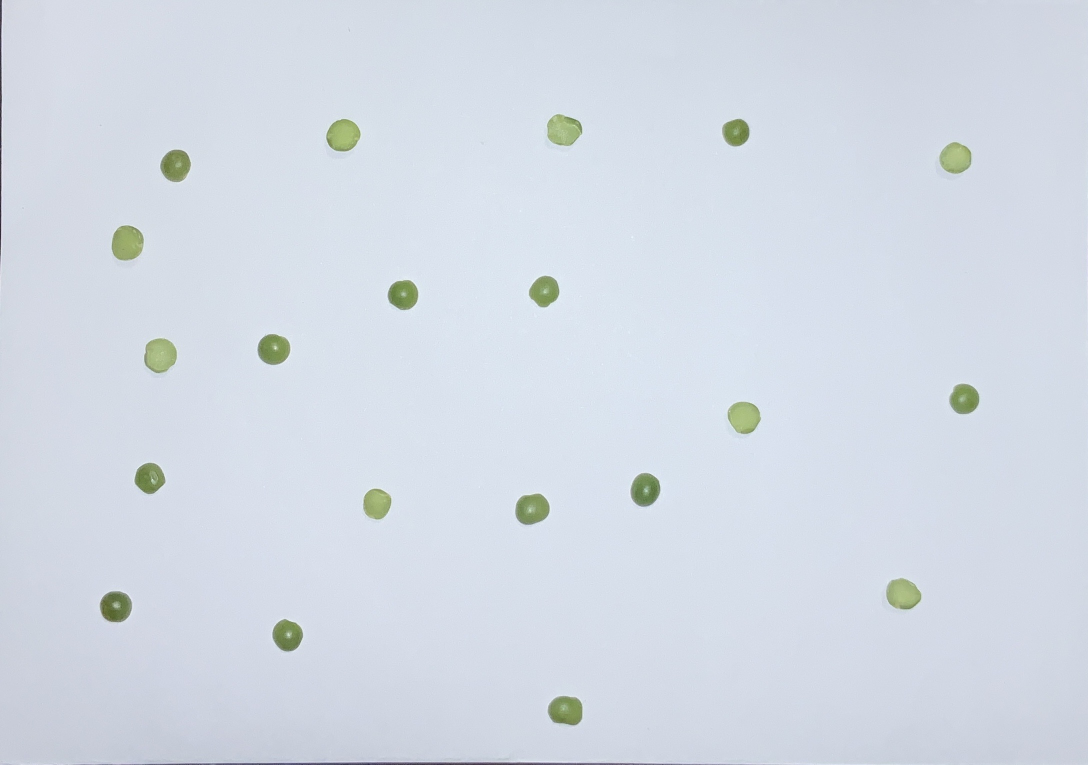
%> input picture data/data_alverjita_verde_partida/IMG_5678.jpeg, 2176 x 1529 px (shown at 1/2 size)
$ octave main_get_one_data_lenteja.m   (GNU Octave 9; MATLAB toolbox functions it lacks are replaced by stand-ins)
%> lines starting %> are read from the running program, lines starting %| are printed output that depends on the picture; in (x1, y1, x2, y2) boxes, pixels count from 0 and x2, y2 are one past the last pixel; in counts of white or black regions, pixels touching at a corner belong together; the program's own positions count from 1
### functions/procesamiento/procesamiento_img.m
function [datos, x, x_grises, x_bin, mascara_final, etiquetas_filtradas] = procesamiento_img(file_input, area_min, area_max, clase, circ_min, umbral)
%> called with file_input = 'data_alverita_verde_partida/IMG_5678.jpeg', area_min = 100, area_max = 8000, clase = 'lenteja'

    if ~exist('circ_min', 'var') || isempty(circ_min)
        circ_min = 0.0;
    end

    usar_umbral_manual = exist('umbral', 'var') && ~isempty(umbral) && isnumeric(umbral);

    % Leer imagen
    if ischar(file_input) || isstring(file_input)
        x = imread(file_input);
%> x is the input picture: size 1529x2176x3 uint8; mean R, G, B 211.2, 218.5, 228.6
    else
        x = file_input;
    end

    % Calcular factores de escala basados en tamaño A5 (horizontal: 21 x 14.8 cm)
    [alto_img, ancho_img, ~] = size(x);
    cm_ancho = 21.0;
    cm_alto  = 14.8;
    factor_px_a_cm_X = cm_ancho / ancho_img;
    factor_px_a_cm_Y = cm_alto  / alto_img;
    factor_area_cm2_por_px2 = factor_px_a_cm_X * factor_px_a_cm_Y;

    fprintf('[INFO] Factores de escala: %.4f cm/px (X), %.4f cm/px (Y)\n', ...
            factor_px_a_cm_X, factor_px_a_cm_Y);
%| [INFO] Factores de escala: 0.0097 cm/px (X), 0.0097 cm/px (Y)

    % Escala de grises
    x_grises = rgb2gray(x);

    % Binarización
    if usar_umbral_manual
        fprintf('[INFO] Umbral manual usado: %.3f\n', umbral);
        x_bin = imbinarize(x_grises, umbral);
    else
        umbral_auto = graythresh(x_grises);
%> umbral_auto = 0.706
        %fprintf('[INFO] Umbral automático usado (graythresh): %.3f\n', umbral_auto);
        x_bin = imbinarize(x_grises, umbral_auto);
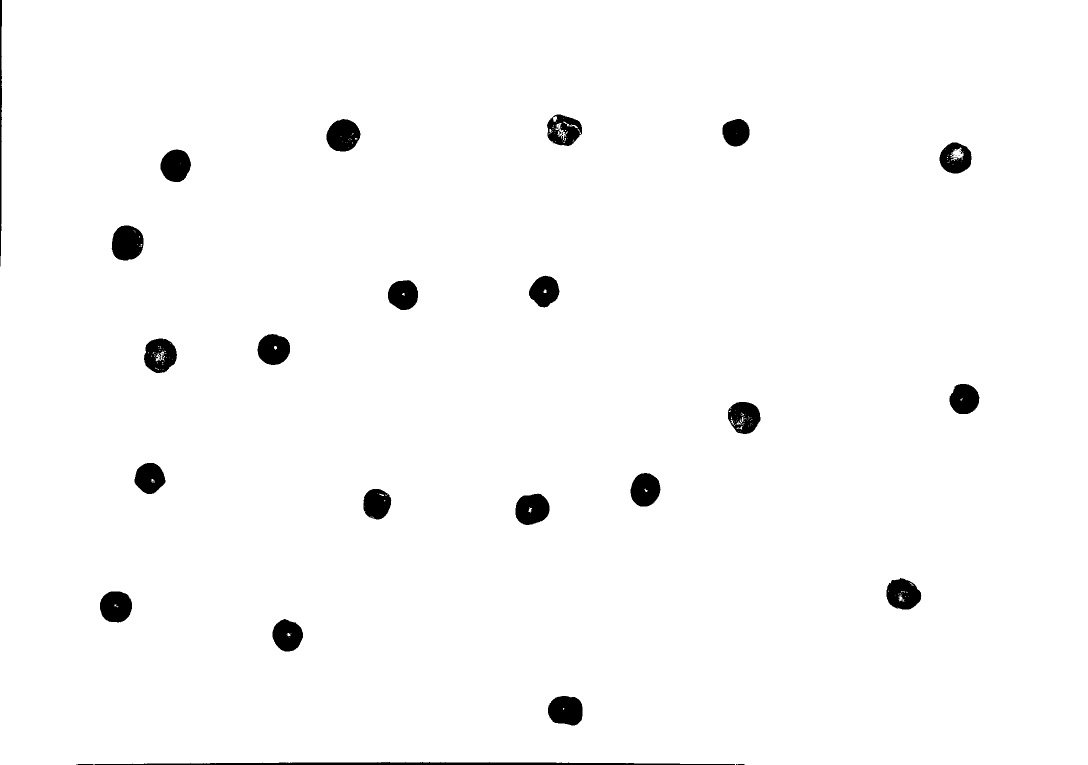
%> x_bin: size 1529x2176 logical (shown at 1/2 size); 98% white; 40 black regions (17 under 20 px), largest, box (x1, y1, x2, y2) and area: (189, 1524, 1470, 1529) 3777, (223, 451, 287, 521) 3567, (653, 238, 721, 303) 3341
        %x_bin = imbinarize(x_grises, 'adaptive', 'ForegroundPolarity', 'dark', 'Sensitivity', 0.5);
    end

    % Invertir y eliminar ruido pequeño
    x_bin = ~x_bin;
    x_bin = bwareaopen(x_bin, 100);

    % Filtrado por área
    etiquetas = bwlabel(x_bin, 8);
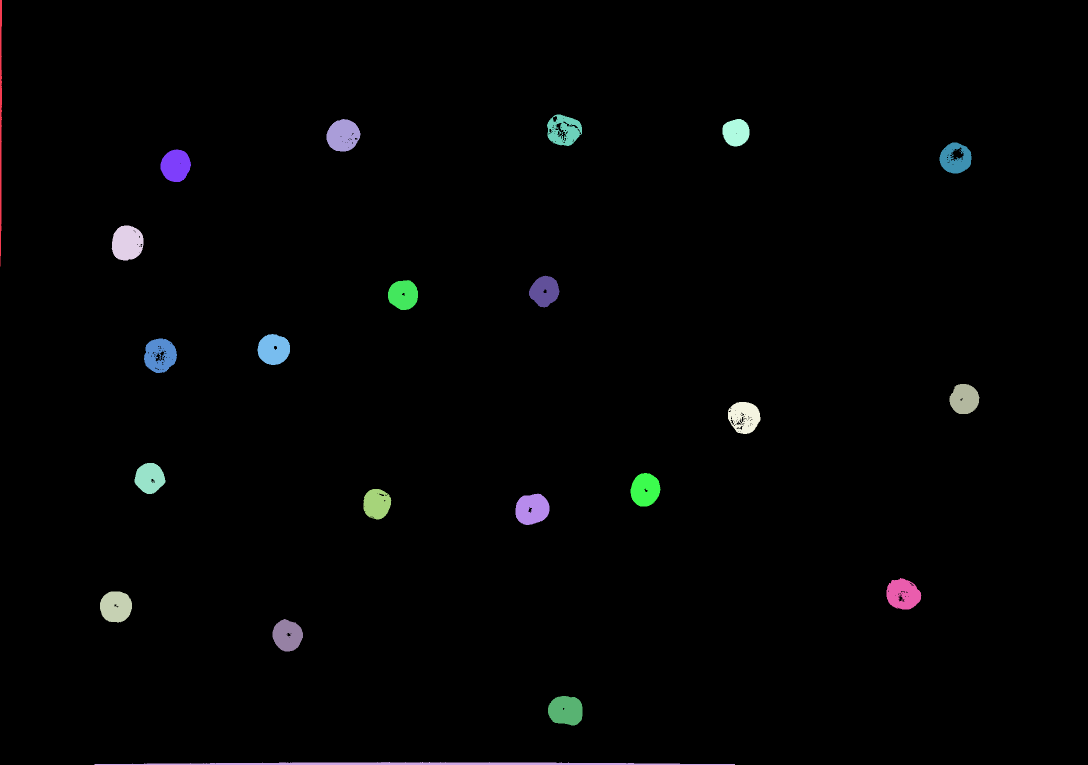
%> etiquetas: size 1529x2176 double (shown at 1/2 size); 23 distinct labels, from 0 to 22; one colour per label, 0 black
    stats = regionprops(etiquetas, 'Area');
%> stats = 22 regions; largest, Area: 3777, 3567, 3341, 3337, 3328
    todas_areas = [stats.Area];
%> todas_areas = 22 values, max 3777 at index 2, min 1629 at index 1, mean 2978.5

    fprintf('\n[INFO] Áreas detectadas: %s\n', num2str(todas_areas));
%| [INFO] Áreas detectadas: 1629  3777  3204  3567  2810  3271  3045  3123  2935  3341  2631  2818  3328  2737  2867  3337  3092  2349  3001  3193  2675  2797
    indices_validos = find(todas_areas > area_min / factor_area_cm2_por_px2 & ...
                           todas_areas < area_max / factor_area_cm2_por_px2);
%> indices_validos = []
    fprintf('[INFO] Regiones válidas por área: %d de %d\n', numel(indices_validos), numel(todas_areas));
%| [INFO] Regiones válidas por área: 0 de 22

    mascara_area = ismember(etiquetas, indices_validos);
%> mascara_area: size 1529x2176 logical; every value is 0
    etiquetas_area = bwlabel(mascara_area, 8);
%> etiquetas_area: size 1529x2176 double; every value is 0

    % Propiedades geométricas
    stats_filtradas = regionprops(etiquetas_area, 'Area', 'Perimeter', ...
        'Eccentricity', 'Orientation', 'MajorAxisLength', 'MinorAxisLength', ...
        'Centroid', 'BoundingBox');
%> stats_filtradas = 0 regions

    R = x(:,:,1); G = x(:,:,2); B = x(:,:,3);
%> after `R = x(:,:,1)`:
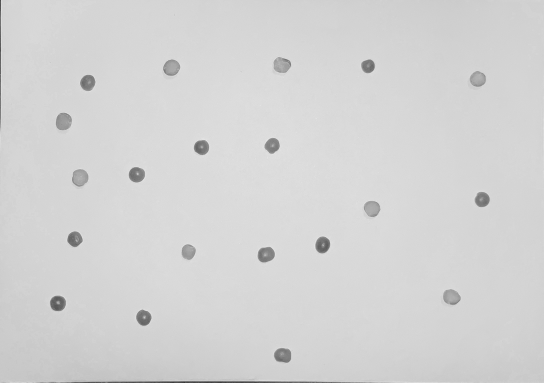
%> R: size 1529x2176 uint8 (shown at 1/4 size); min 23, max 245, mean 211.2
%> after `B = x(:,:,3)`:
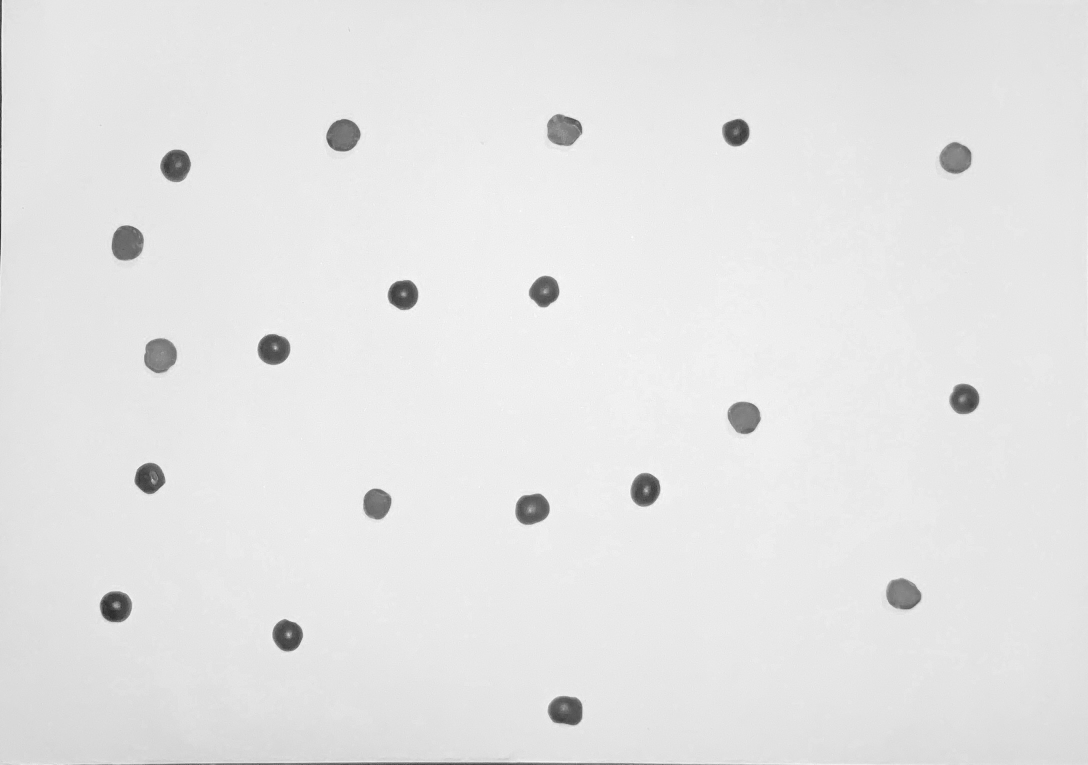
%> B: size 1529x2176 uint8 (shown at 1/2 size); min 27, max 255, mean 228.6
    N = length(stats_filtradas);
%> N = 0
    idx = 0;

    tieneClase = exist('clase', 'var') && ~isempty(clase);

    temp = repmat(struct( ...
        'Area', [], 'Perimeter', [], 'Eccentricity', [], 'Orientation', [], ...
        'MajorAxisLength', [], 'MinorAxisLength', [], 'CentroidX', [], 'CentroidY', [], ...
        'MeanR', [], 'MeanG', [], 'MeanB', [], 'StdR', [], 'StdG', [], 'StdB', [], ...
        'RelacionAspecto', [], 'Circularidad', [], 'Compacidad', [], 'Etiqueta', [], ...
        'BoundingBox', [], ...
        'Area_Scale', [], 'Perimeter_Scale', [], ...
        'MajorAxisLength_Scale', [], 'MinorAxisLength_Scale', [], ...
        'CentroidX_Scale', [], 'CentroidY_Scale', [], ...
        'Circularidad_Scale', [], 'Compacidad_Scale', [], ...
        'BoundingBox_Scale', []), N, 1);
%> temp = 0 regions

    if tieneClase
        [temp.Clase] = deal(clase);
    end

    fprintf('[INFO] === Análisis de regiones ===\n');
    for i = 1:N
        s = stats_filtradas(i);
        obj_mask = etiquetas_area == i;
        circ = 4 * pi * s.Area / (s.Perimeter^2 + eps);

        fprintf('  → Objeto %d: Area=%.1f | Perim=%.1f | Circ=%.3f\n', ...
                i, s.Area, s.Perimeter, circ);

        if circ < circ_min
            fprintf('⚠️  Se descarta por circularidad < %.2f\n', circ_min);
            continue;
        end

        idx = idx + 1;
        temp(idx).Area = s.Area;
        temp(idx).Perimeter = s.Perimeter;
        temp(idx).Eccentricity = s.Eccentricity;
        temp(idx).Orientation = s.Orientation;
        temp(idx).MajorAxisLength = s.MajorAxisLength;
        temp(idx).MinorAxisLength = s.MinorAxisLength;
        temp(idx).CentroidX = s.Centroid(1);
        temp(idx).CentroidY = s.Centroid(2);
        temp(idx).RelacionAspecto = s.MajorAxisLength / s.MinorAxisLength;
        temp(idx).Circularidad = circ;
        temp(idx).Compacidad = (s.Perimeter^2) / (s.Area + eps);
        temp(idx).Etiqueta = i;
        temp(idx).BoundingBox = s.BoundingBox;

        % Color
        r_vals = double(R(obj_mask)); g_vals = double(G(obj_mask)); b_vals = double(B(obj_mask));
        temp(idx).MeanR = mean(r_vals);  temp(idx).StdR = std(r_vals);
        temp(idx).MeanG = mean(g_vals);  temp(idx).StdG = std(g_vals);
        temp(idx).MeanB = mean(b_vals);  temp(idx).StdB = std(b_vals);

        % Escalado con factores separados
        temp(idx).Area_Scale = s.Area * factor_area_cm2_por_px2;
        temp(idx).Perimeter_Scale = s.Perimeter * mean([factor_px_a_cm_X, factor_px_a_cm_Y]);
        temp(idx).MajorAxisLength_Scale = s.MajorAxisLength * factor_px_a_cm_X;
        temp(idx).MinorAxisLength_Scale = s.MinorAxisLength * factor_px_a_cm_Y;
        temp(idx).CentroidX_Scale = s.Centroid(1) * factor_px_a_cm_X;
        temp(idx).CentroidY_Scale = s.Centroid(2) * factor_px_a_cm_Y;
        temp(idx).Circularidad_Scale = 4 * pi * temp(idx).Area_Scale / (temp(idx).Perimeter_Scale^2 + eps);
        temp(idx).Compacidad_Scale = (temp(idx).Perimeter_Scale^2) / (temp(idx).Area_Scale + eps);
        temp(idx).BoundingBox_Scale = s.BoundingBox .* [factor_px_a_cm_X, factor_px_a_cm_Y, ...
                                                        factor_px_a_cm_X, factor_px_a_cm_Y];
    end
%> this loop made 0 passes
%> after the loop, idx = 0

    fprintf('[INFO] Total objetos aceptados: %d\n', idx);
%| [INFO] Total objetos aceptados: 0

    if idx > 0
        datos = struct2table(temp(1:idx));
        etiquetas_validas = [temp(1:idx).Etiqueta];
        mascara_final = ismember(etiquetas_area, etiquetas_validas);
    else
        datos = table();
        mascara_final = false(size(x_bin));
    end

    etiquetas_filtradas = bwlabel(mascara_final, 8);
end

### functions/utils/save_datacsv.m
function save_datacsv(tabla, output_path)
    % Verifica que la entrada sea una tabla
    if ~istable(tabla)
        error('La primera entrada debe ser una tabla.');
    end

    % Verifica que la ruta sea un string o char
    if ~(ischar(output_path) || isstring(output_path))
        error('La segunda entrada debe ser una ruta de archivo válida (string o char).');
    end

    % Asegurar que la extensión sea .csv
    [~, ~, ext] = fileparts(output_path);
    if isempty(ext)
        output_path = output_path + ".csv";
    elseif ~strcmp(ext, '.csv')
        warning('La extensión será cambiada a ".csv".');
        output_path = replace(output_path, ext, '.csv');
    end

    % Guardar la tabla
    writetable(tabla, output_path);
    disp(['Archivo CSV guardado en: ', output_path]);
end

### data/main_get_one_data_lenteja.m
clc, clear, close all;
addpath("../functions/procesamiento")
addpath("../functions/utils")
% Ruta de imagen de prueba
ruta = 'data_alverita_verde_partida/IMG_5678.jpeg';

% Procesar imagen
[datos, x, xg, xb, masc, etiquetas] = procesamiento_img(ruta, 100, 8000, 'lenteja');
%> datos = empty struct


% Mostrar tabla de propiedades
disp(datos);

% === Mostrar imágenes procesadas en una sola figura ===
figure('Name', 'Pasos de procesamiento');
subplot(1,3,1); imshow(xg); title('Escala de grises');
subplot(1,3,2); imshow(xb); title('Binarizada');
subplot(1,3,3); imshow(masc); title('Máscara final');

% === Mostrar anotaciones sobre la imagen original ===
figure('Name', 'Anotaciones en imagen original');
imshow(x);
hold on;

for i = 1:height(datos)
    cx = datos.CentroidX(i);
    cy = datos.CentroidY(i);
    texto = sprintf('R:%.0f G:%.0f B:%.0f - A:%.0f', ...
        datos.MeanR(i), datos.MeanG(i), datos.MeanB(i), datos.Area(i));
    plot(cx, cy, 'r*');
    text(cx+10, cy, texto, 'Color', 'black', 'FontSize', 8);
end
save_datacsv(datos, 'data_alverjita.csv');  % Guarda en la carpeta "resultados"
%> the run ends on the next line

$ run again, with data/data_alverjita_verde_partida/IMG_5669.jpeg copied over data/data_alverjita_verde_partida/IMG_5678.jpeg
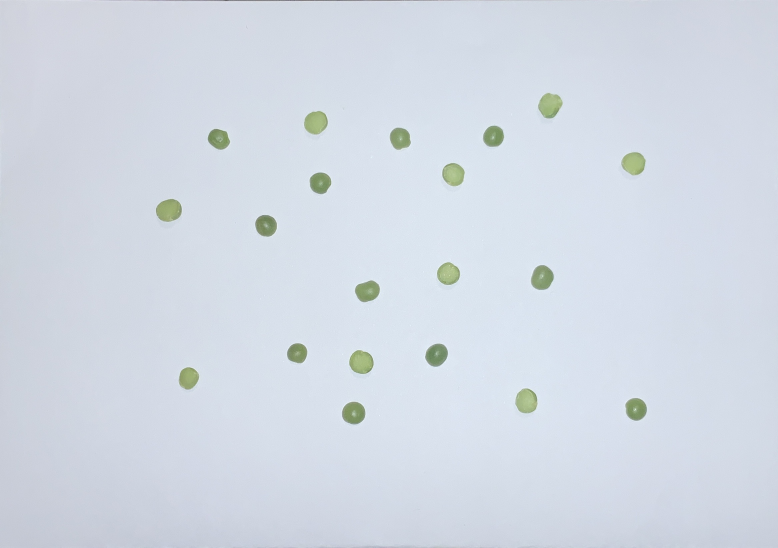
%> input picture data/data_alverjita_verde_partida/IMG_5669.jpeg, 2333 x 1643 px (shown at 1/3 size)
%> in procesamiento_img, x is the input picture: size 1643x2333x3 uint8; mean R, G, B 210.9, 218.2, 228.3
%| [INFO] Factores de escala: 0.0090 cm/px (X), 0.0090 cm/px (Y)
%> umbral_auto = 0.725
%> in procesamiento_img, `etiquetas = bwlabel(x_bin, 8);`:
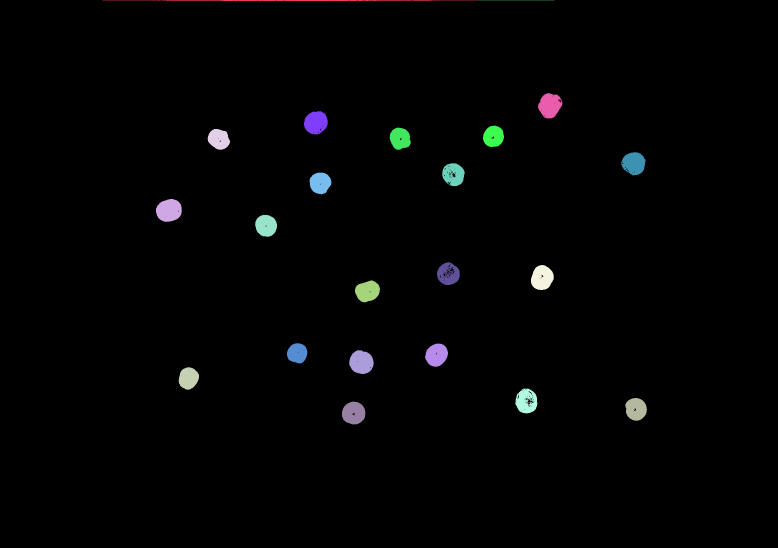
%> etiquetas: size 1643x2333 double (shown at 1/3 size); 23 distinct labels, from 0 to 22; one colour per label, 0 black
%> stats = 22 regions; largest, Area: 4159, 4029, 3946, 3876, 3838
%> todas_areas = 22 values, max 4159 at index 2, min 229 at index 16, mean 3306.5
%| [INFO] Áreas detectadas: 2343  4159  3095  3100  3361  2874  3838  3263  3759  4029  3635  3197  3584  3225  3390   229  3135  3551  3876  3946  3740  3415
%> indices_validos = []
%| [INFO] Regiones válidas por área: 0 de 22
%> mascara_area: size 1643x2333 logical; every value is 0
%> etiquetas_area: size 1643x2333 double; every value is 0
%> stats_filtradas = 0 regions
%> in procesamiento_img, `B = x(:,:,3)`:
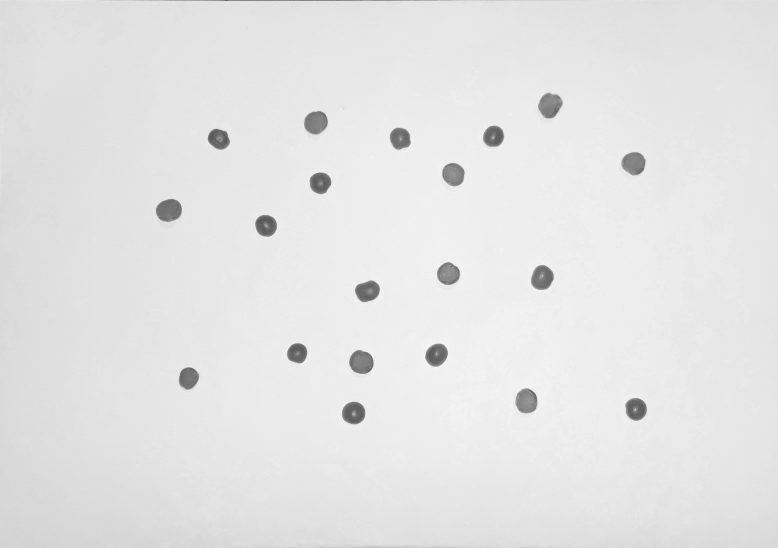
%> B: size 1643x2333 uint8 (shown at 1/3 size); min 62, max 255, mean 228.3
%> N = 0
%> temp = 0 regions
%> after the loop in procesamiento_img, `for i = 1:N`: idx = 0
%| [INFO] Total objetos aceptados: 0
%> datos = empty struct
